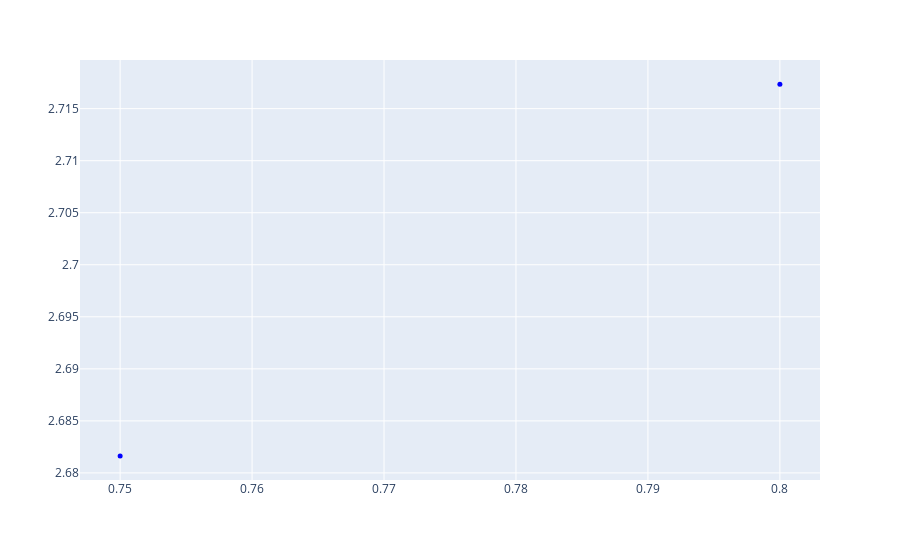

Notebook cell for this chart:
### Markdown cell above
Для определения минимума и максимума на отрезке $[i; i + 1]$ необходимо рассмотреть значения функции $f''(x)$ в точках экстремума, которые принадлежат отрезку, и на краях отрезка

### Code cell
x_f2 = [x_points[i_2], x_points[i_2 + 1]] + [float(c) for c in extremes_f2 if c.is_real and x_points[i_2] <= c <= x_points[i_2 + 1]]
y_f2 = [float(f2.subs(x, c)) for c in x_f2]
f2_min = min(y_f2)
f2_max = max(y_f2)

print("минимум f'' =", f2_min)
print("максимум f'' =", f2_max)

figure = px.line()
for point in range(len(x_f2)):
    figure.add_scatter(x=[x_f2[point]], y=[y_f2[point]], marker=dict(color="blue", size=5, symbol="circle"))
figure.update_traces(showlegend=False)

figure.show()

### Figure 1 — Plotly figure (JSON) as saved in the notebook; plotly's stock layout.template omitted (floating-point values rounded to 4 significant figures)
{"data": [{"hovertemplate": "<extra></extra>", "legendgroup": "", "line": {"color": "#636efa", "dash": "solid"}, "marker": {"symbol": "circle"}, "mode": "lines", "name": "", "orientation": "v", "showlegend": false, "type": "scatter", "xaxis": "x", "yaxis": "y"}, {"marker": {"color": "blue", "size": 5, "symbol": "circle"}, "showlegend": false, "type": "scatter", "x": [0.75], "y": [2.682]}, {"marker": {"color": "blue", "size": 5, "symbol": "circle"}, "showlegend": false, "type": "scatter", "x": [0.8], "y": [2.717]}], "layout": {"legend": {"tracegroupgap": 0}, "margin": {"t": 60}, "xaxis": {"anchor": "y", "domain": [0, 1]}, "yaxis": {"anchor": "x", "domain": [0, 1]}}}
